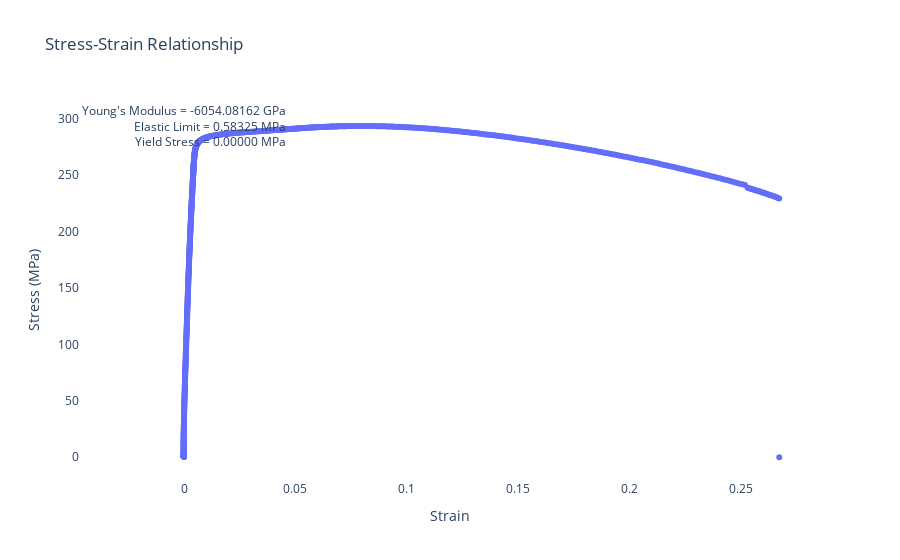

The code cell stored with this chart in its notebook:
### Code cell
# Calculate Young's Modulus, Elastic Limit, and Yield Stress
# Using the first data point
# Using the minimum stress value

fig = go.Figure()
fig.add_trace(go.Scatter(x=df_1['Strain'], y=df_1['Stress_MPa'], mode='markers', name='Data Points'))

# Calculate Young's Modulus, Elastic Limit, and Yield Stress
ElasticLimit = df_1['Stress_MPa'][0]
Modulus = ElasticLimit / df_1['Strain'][0]  # Using the first data point
# Using the minimum stress value
YieldPoint = df_1['Stress_MPa'].min() 

annot_propties  = f"Young's Modulus = {Modulus:.5f} GPa<br>" \
             f"Elastic Limit = {ElasticLimit:.5f} MPa<br>" \
             f"Yield Stress = {YieldPoint:.5f} MPa"
fig.add_annotation(x=0, y=max(df_1['Stress_MPa']), text=annot_propties, align="right", showarrow=False)

# Set labels and title
fig.update_layout(
    xaxis_title='Strain',
    yaxis_title='Stress (MPa)',
    title='Stress-Strain Relationship',
    plot_bgcolor='white',  
    legend=dict(x=0.7, y=0.98)  
)

fig.show()

### Figure 1 — Plotly figure (JSON) as saved in the notebook; plotly's stock layout.template omitted (floating-point values rounded to 4 significant figures; data arrays with more than 128 entries replaced by an {"elided": "..."} marker saying what was removed)
{"data": [{"mode": "markers", "name": "Data Points", "type": "scatter", "x": {"elided": "1005 float values"}, "y": {"elided": "1005 float values"}}], "layout": {"annotations": [{"align": "right", "showarrow": false, "text": "Young's Modulus = -6054.08162 GPa<br>Elastic Limit = 0.58325 MPa<br>Yield Stress = 0.00000 MPa", "x": 0, "y": 293.5}], "autosize": true, "legend": {"x": 0.7, "y": 0.98}, "plot_bgcolor": "white", "title": {"text": "Stress-Strain Relationship"}, "xaxis": {"autorange": true, "range": [-0.0536, 0.286], "title": {"text": "Strain"}, "type": "linear"}, "yaxis": {"autorange": true, "range": [-26.58, 348.7], "title": {"text": "Stress (MPa)"}, "type": "linear"}}}
